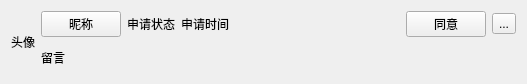
<?xml version="1.0" encoding="UTF-8"?>
<ui version="4.0">
 <class>NoticeForm</class>
 <widget class="QWidget" name="NoticeForm">
  <property name="geometry">
   <rect>
    <x>0</x>
    <y>0</y>
    <width>527</width>
    <height>84</height>
   </rect>
  </property>
  <property name="sizePolicy">
   <sizepolicy hsizetype="Fixed" vsizetype="Fixed">
    <horstretch>0</horstretch>
    <verstretch>0</verstretch>
   </sizepolicy>
  </property>
  <property name="windowTitle">
   <string>NoticeForm</string>
  </property>
  <property name="autoFillBackground">
   <bool>true</bool>
  </property>
  <layout class="QGridLayout" name="gridLayout">
   <item row="0" column="0" rowspan="2">
    <widget class="QLabel" name="avatar">
     <property name="text">
      <string>头像</string>
     </property>
    </widget>
   </item>
   <item row="0" column="5">
    <widget class="QPushButton" name="isAccept">
     <property name="text">
      <string>同意</string>
     </property>
    </widget>
   </item>
   <item row="0" column="3">
    <widget class="QLabel" name="time">
     <property name="text">
      <string>申请时间</string>
     </property>
    </widget>
   </item>
   <item row="0" column="1">
    <widget class="QPushButton" name="nickname">
     <property name="text">
      <string>昵称</string>
     </property>
    </widget>
   </item>
   <item row="0" column="2">
    <widget class="QLabel" name="status">
     <property name="text">
      <string>申请状态</string>
     </property>
    </widget>
   </item>
   <item row="1" column="1">
    <widget class="QLabel" name="msg">
     <property name="text">
      <string>留言</string>
     </property>
    </widget>
   </item>
   <item row="0" column="6">
    <widget class="QToolButton" name="select">
     <property name="text">
      <string>...</string>
     </property>
    </widget>
   </item>
   <item row="0" column="4">
    <spacer name="horizontalSpacer">
     <property name="orientation">
      <enum>Qt::Horizontal</enum>
     </property>
     <property name="sizeHint" stdset="0">
      <size>
       <width>40</width>
       <height>20</height>
      </size>
     </property>
    </spacer>
   </item>
  </layout>
 </widget>
 <resources/>
 <connections/>
</ui>
